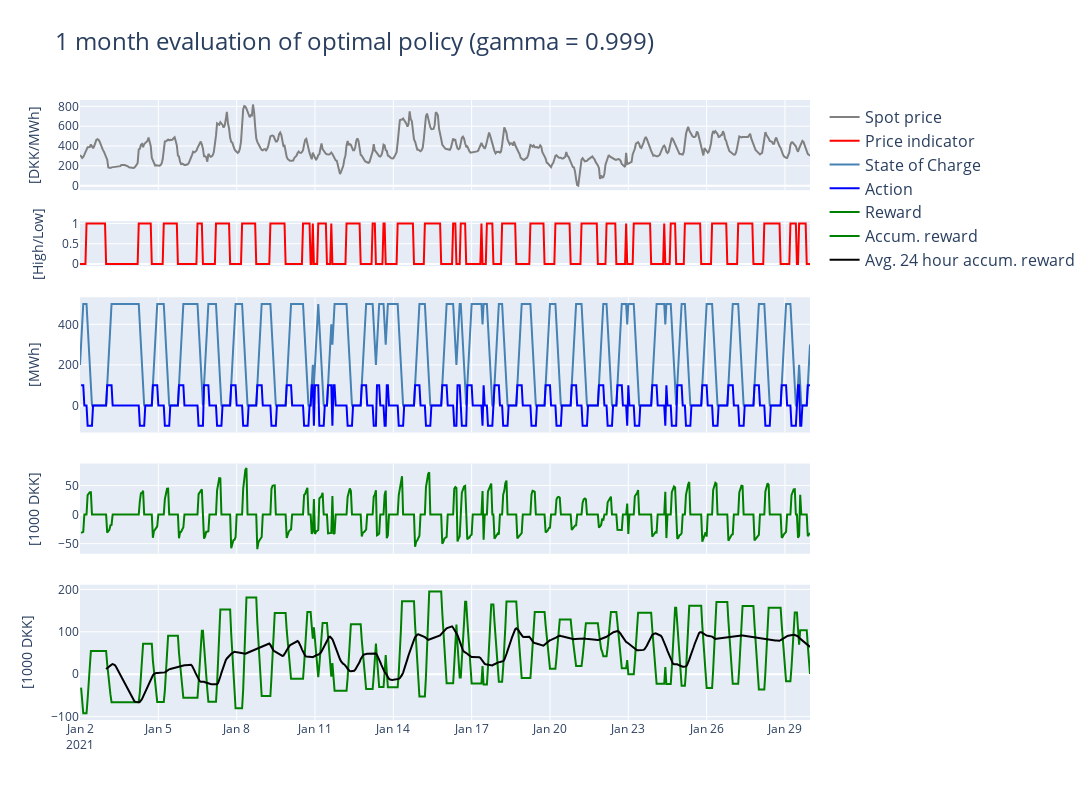

Notebook cell for this chart:
### Code cell
horizon = 24*7*4            # one month
policy  = optimal_policy

# Reset environment
state = env.reset(init_soc=200)

# Store transition
env.memory[env.time]['soc']     = state[0]
env.memory[env.time]['price']   = state[1]
env.memory[env.time]['SpotPriceDKK'] = env.prices['SpotPriceDKK'].loc[env.time + 1]

for time_step in tqdm(range(1, horizon), desc='Running simulation...'):
    
    # Determine action
    action = policy[str(f"[{state[0]}, {state[1]}]")]

    # Execute action in environment
    state, reward = env.step(action)
    
    # Store transition
    env.memory[time_step]['soc']            = state[0]
    env.memory[time_step]['price']          = state[1]
    env.memory[time_step]['action']         = action
    env.memory[time_step]['reward']         = reward
    env.memory[time_step]['SpotPriceDKK']   = env.prices['SpotPriceDKK'].iloc[env.time + 1]

res                         = pd.DataFrame.from_dict(env.memory, orient='index')
res['StartTimeUTC']         = prices['StartTimeUTC'][:horizon]
res['price']                = res['price'].map({'L': 0, 'H': 1})
res['action']               = res['action'].map({'Charge': 100, 'Discharge': -100, 'Idle': 0})
res['reward']               = res['reward'] * 1e-3
res['accum_reward']         = res['reward'].cumsum()
res['rolling_accum_reward'] = res['accum_reward'].rolling(24).mean()

### RESULTS ###
subplot_labels = ['[DKK/MWh]', '[High/Low]', '[MWh]', '[1000 DKK]', '[1000 DKK]']

fig = make_subplots(rows=5, cols=1, row_heights=[2,1,3,2,3], vertical_spacing=0.05, shared_xaxes=True)

fig.add_trace(go.Scatter(x=np.array(res['StartTimeUTC']), y=res['SpotPriceDKK'], name='Spot price',
                            marker_color='gray', legendgroup='group1', showlegend=True), row=1, col=1)

fig.add_trace(go.Scatter(x=np.array(res['StartTimeUTC']), y=res['price'], name='Price indicator',
                            marker_color='red', legendgroup='group1', showlegend=True), row=2, col=1)

fig.add_trace(go.Scatter(x=np.array(res['StartTimeUTC']), y=res['soc'], name='State of Charge',
                            marker_color='steelblue', legendgroup='group1', showlegend=True), row=3, col=1)
fig.add_trace(go.Scatter(x=np.array(res['StartTimeUTC']), y=res['action'], name='Action',
                            marker_color='blue', legendgroup='group1', showlegend=True), row=3, col=1)

fig.add_trace(go.Scatter(x=np.array(res['StartTimeUTC']), y=res['reward'], name='Reward',
                            marker_color='green', legendgroup='group1', showlegend=True), row=4, col=1)

fig.add_trace(go.Scatter(x=np.array(res['StartTimeUTC']), y=res['accum_reward'], name='Accum. reward',
                            marker_color='green', legendgroup='group1', showlegend=True), row=5, col=1)
fig.add_trace(go.Scatter(x=np.array(res['StartTimeUTC']), y=res['rolling_accum_reward'], name='Avg. 24 hour accum. reward',
                            marker_color='black', legendgroup='group1', showlegend=True), row=5, col=1)

# update layout
fig.update_layout(height=800, width=1600, title_text=f"1 month evaluation of optimal policy (gamma = {solver.gamma})", title_font_size=24, legend=dict(font=dict(size=16)))
for i in range(5):
    fig['layout'][f'yaxis{i+1}']['title']   = subplot_labels[i]

fig.show()

### Figure 1 — Plotly figure (JSON) as saved in the notebook; plotly's stock layout.template omitted (floating-point values rounded to 4 significant figures; data arrays with more than 128 entries replaced by an {"elided": "..."} marker saying what was removed)
{"data": [{"legendgroup": "group1", "marker": {"color": "gray"}, "name": "Spot price", "showlegend": true, "type": "scatter", "x": {"elided": "672 str values"}, "xaxis": "x", "y": {"elided": "672 float values"}, "yaxis": "y"}, {"legendgroup": "group1", "marker": {"color": "red"}, "name": "Price indicator", "showlegend": true, "type": "scatter", "x": {"elided": "672 str values"}, "xaxis": "x2", "y": {"elided": "672 int values"}, "yaxis": "y2"}, {"legendgroup": "group1", "marker": {"color": "steelblue"}, "name": "State of Charge", "showlegend": true, "type": "scatter", "x": {"elided": "672 str values"}, "xaxis": "x3", "y": {"elided": "672 int values"}, "yaxis": "y3"}, {"legendgroup": "group1", "marker": {"color": "blue"}, "name": "Action", "showlegend": true, "type": "scatter", "x": {"elided": "672 str values"}, "xaxis": "x3", "y": {"elided": "672 int values"}, "yaxis": "y3"}, {"legendgroup": "group1", "marker": {"color": "green"}, "name": "Reward", "showlegend": true, "type": "scatter", "x": {"elided": "672 str values"}, "xaxis": "x4", "y": {"elided": "672 float values"}, "yaxis": "y4"}, {"legendgroup": "group1", "marker": {"color": "green"}, "name": "Accum. reward", "showlegend": true, "type": "scatter", "x": {"elided": "672 str values"}, "xaxis": "x5", "y": {"elided": "672 float values"}, "yaxis": "y5"}, {"legendgroup": "group1", "marker": {"color": "black"}, "name": "Avg. 24 hour accum. reward", "showlegend": true, "type": "scatter", "x": {"elided": "672 str values"}, "xaxis": "x5", "y": {"elided": "672 float values"}, "yaxis": "y5"}], "layout": {"height": 800, "legend": {"font": {"size": 16}}, "title": {"font": {"size": 24}, "text": "1 month evaluation of optimal policy (gamma = 0.999)"}, "width": 1600, "xaxis": {"anchor": "y", "domain": [0, 1], "matches": "x5", "showticklabels": false}, "xaxis2": {"anchor": "y2", "domain": [0, 1], "matches": "x5", "showticklabels": false}, "xaxis3": {"anchor": "y3", "domain": [0, 1], "matches": "x5", "showticklabels": false}, "xaxis4": {"anchor": "y4", "domain": [0, 1], "matches": "x5", "showticklabels": false}, "xaxis5": {"anchor": "y5", "domain": [0, 1]}, "yaxis": {"anchor": "x", "domain": [0.8545, 1], "title": {"text": "[DKK/MWh]"}}, "yaxis2": {"anchor": "x2", "domain": [0.7318, 0.8045], "title": {"text": "[High/Low]"}}, "yaxis3": {"anchor": "x3", "domain": [0.4636, 0.6818], "title": {"text": "[MWh]"}}, "yaxis4": {"anchor": "x4", "domain": [0.2682, 0.4136], "title": {"text": "[1000 DKK]"}}, "yaxis5": {"anchor": "x5", "domain": [0, 0.2182], "title": {"text": "[1000 DKK]"}}}}
